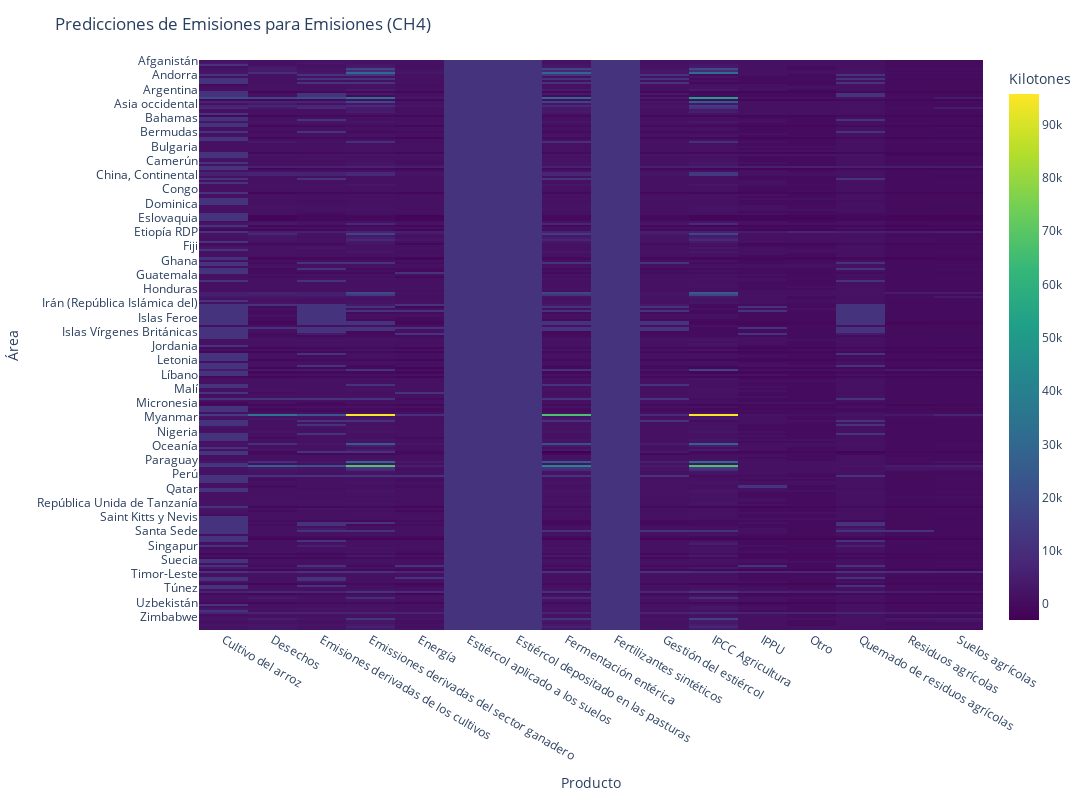

Here is the notebook cell this chart was saved with:
### Code cell
import pandas as pd
import numpy as np
import plotly.express as px

# Asumo que tenés diccionarios para mapear índices a nombres
# area_to_idx, prod_to_idx, elem_to_idx
# invertimos los diccionarios para obtener listas ordenadas
areas = list(area_to_idx.keys())
productos = list(prod_to_idx.keys())
elementos = list(elem_to_idx.keys())

# Años futuros
years_future = np.arange(df['Año'].max() + 1, df['Año'].max() + 1 + pred_years)

# Convertimos tensor a DataFrame largo
data = []
for a_idx, a in enumerate(areas):
    for p_idx, p in enumerate(productos):
        for e_idx, e in enumerate(elementos):
            for y_idx, year in enumerate(years_future):
                data.append({
                    "Área": a,
                    "Producto": p,
                    "Elemento": e,
                    "Año": year,
                    "Valor": preds_denorm[a_idx, p_idx, e_idx, y_idx].item()
                })

df_pred = pd.DataFrame(data)

# Seleccionamos un gas para visualizar
gas = elementos[0]
df_plot = df_pred[df_pred["Elemento"] == gas]

# Pivot con agregación para evitar duplicados
df_pivot = df_plot.pivot_table(
    index="Área",
    columns="Producto",
    values="Valor",
    aggfunc='mean'  # si hay duplicados, promedia
)

# Heatmap estático (sin animación)
fig = px.imshow(
    df_pivot.values,
    labels=dict(x="Producto", y="Área", color="Emisiones (kilotones)"),
    x=list(df_pivot.columns),
    y=list(df_pivot.index),
    color_continuous_scale="Viridis",
    width=1200,   # más ancho
    height=800,   # más alto
    aspect="auto"  # <--- clave para evitar el "gráfico fino"
)

fig.update_layout(
    title=f"Predicciones de Emisiones para {gas}",
    xaxis_title="Producto",
    yaxis_title="Área",
    coloraxis_colorbar=dict(title="Kilotones")
)

fig.show()

### Figure 1 — Plotly figure (JSON) as saved in the notebook; plotly's stock layout.template omitted (floating-point values rounded to 4 significant figures; data arrays with more than 128 entries replaced by an {"elided": "..."} marker saying what was removed)
{"data": [{"coloraxis": "coloraxis", "hovertemplate": "Producto: %{x}<br>Área: %{y}<br>Emisiones (kilotones): %{z}<extra></extra>", "name": "0", "type": "heatmap", "x": ["Cultivo del arroz", "Desechos", "Emisiones derivadas de los cultivos", "Emissiones derivadas del sector ganadero", "Energía", "Estiércol aplicado a los suelos", "Estiércol depositado en las pasturas", "Fermentación entérica", "Fertilizantes sintéticos", "Gestión del estiércol", "IPCC Agricultura", "IPPU", "Otro", "Quemado de residuos agrícolas", "Residuos agrícolas", "Suelos agrícolas"], "xaxis": "x", "y": {"elided": "280 str values"}, "yaxis": "y", "z": {"elided": "280x16 float values"}}], "layout": {"coloraxis": {"colorbar": {"title": {"text": "Kilotones"}}, "colorscale": [[0, "#440154"], [0.1111, "#482878"], [0.2222, "#3e4989"], [0.3333, "#31688e"], [0.4444, "#26828e"], [0.5556, "#1f9e89"], [0.6667, "#35b779"], [0.7778, "#6ece58"], [0.8889, "#b5de2b"], [1, "#fde725"]]}, "height": 800, "margin": {"t": 60}, "title": {"text": "Predicciones de Emisiones para Emisiones (CH4)"}, "width": 1200, "xaxis": {"anchor": "y", "domain": [0, 1], "title": {"text": "Producto"}}, "yaxis": {"anchor": "x", "autorange": "reversed", "domain": [0, 1], "title": {"text": "Área"}}}}
